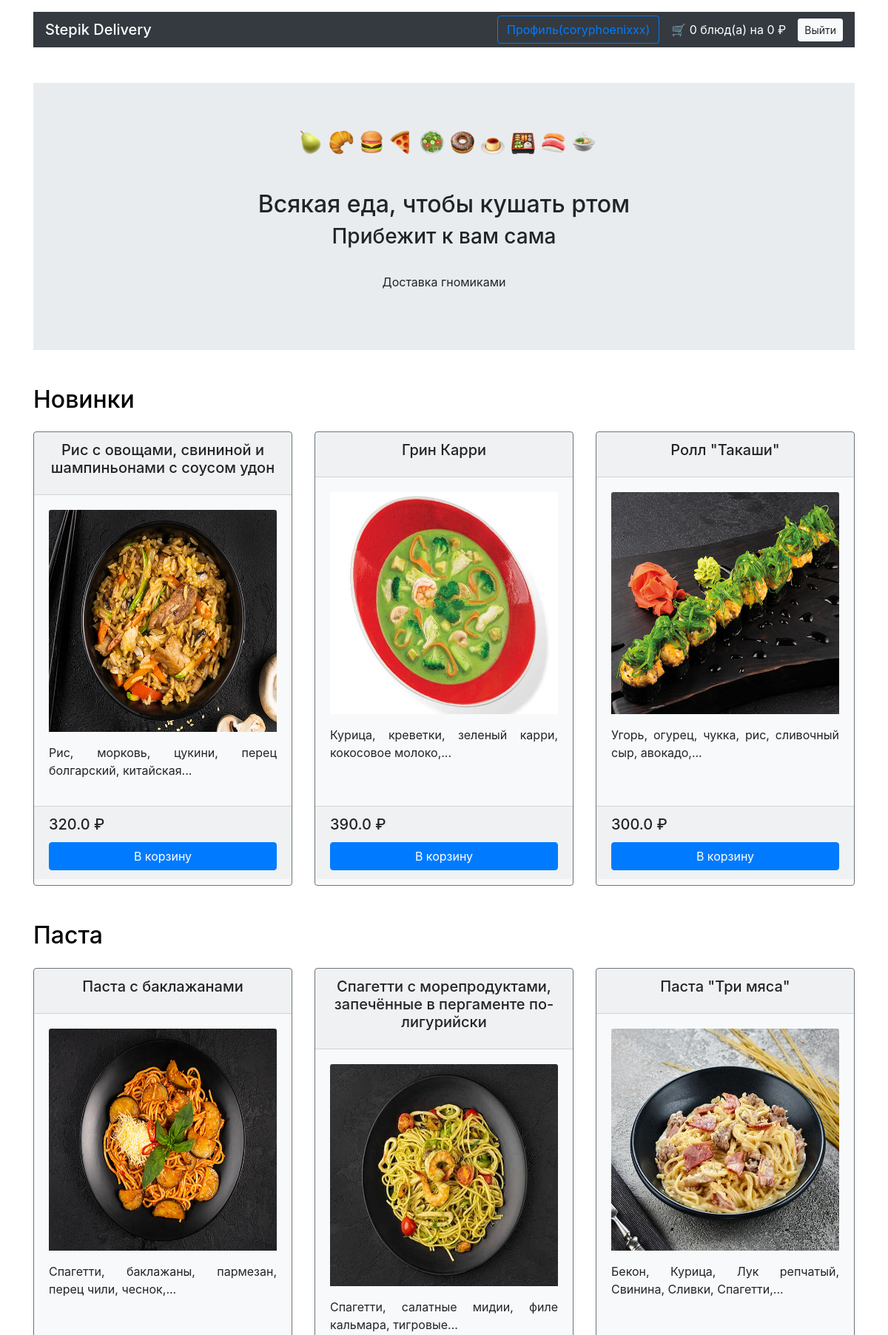
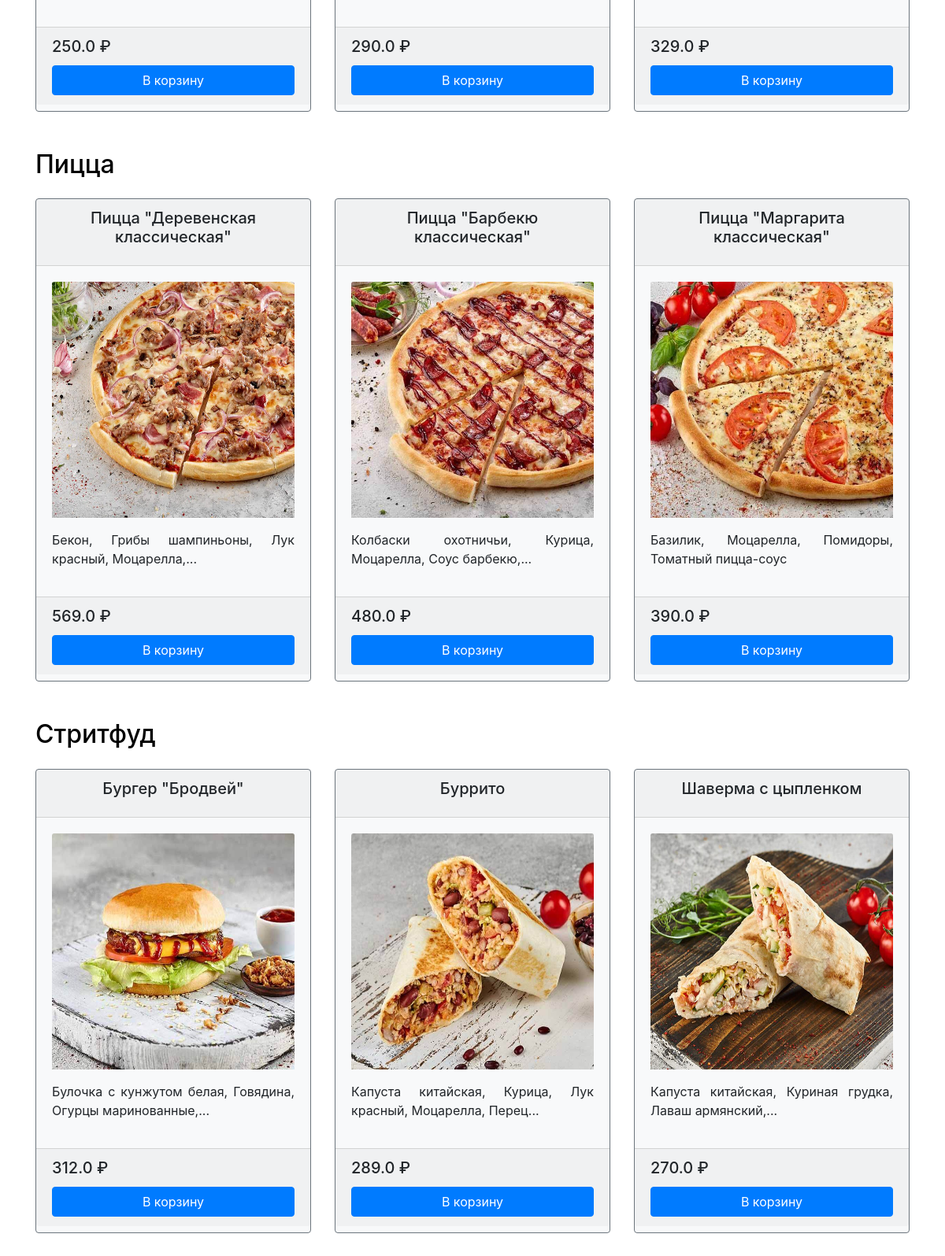
The page / (signed in, upper part) on the database its author committed (2 pictures, top to bottom).
### models.py (models this page shows)
class Category(db.Model):
    __tablename__ = 'categories'
    id = db.Column(db.Integer, primary_key=True)
    title = db.Column(db.String, nullable=False, unique=True)
    dishes = db.relationship('Dish', secondary=dishes_categories_association, back_populates='categories')

class Dish(db.Model):
    __tablename__ = 'dishes'
    id = db.Column(db.Integer, primary_key=True)
    title = db.Column(db.String, nullable=False, unique=True)
    price = db.Column(db.REAL, nullable=False)
    desc = db.Column(db.String, nullable=False)
    pic = db.Column(db.String, nullable=False)
    categories = db.relationship('Category', secondary=dishes_categories_association, back_populates='dishes')

### views.py (the view, shortened to what this page needs)
@app.route('/', methods=['GET', 'POST'])
def render_main():
    cart = session.get('cart', {'total_cost': 0, 'dishes_list': []})
    session['cart'] = cart
    form = DishForm()
    categories = db.session.query(Category).order_by(Category.id.desc()).all()
    return render_template('main.html', cats=categories, cart=cart, form=form, email=session.get('email', False))

### forms.py
class DishForm(FlaskForm):
     dish_id = IntegerField()
     category = StringField()
     submit = SubmitField()

### app.py (called while the page is built)
def shuffle(seq):
    random.shuffle(seq)
    return seq

### templates/main.html (shortened to what this page needs)
{% extends 'base.html' %}
{% block main %}
  <main class="container mt-3">
    <section class="my-5 jumbotron jumbotron-fluid">
      <div class="text-center">
        <img class="ml-2" alt="" width="401" height="33">
        <h1 class="h2 mt-5 m-2">Всякая еда, чтобы кушать ртом</h1>
        <h2 class="h3">Прибежит к вам сама</h2>
        <p class="pt-4">Доставка гномиками</p>
      </div>
    </section>
    {% for cat in cats %}
    <section id="{{ cat.title }}" >
      <h2 class="mt-5 mb-1"><a href="#{{ cat.title }}" style="text-decoration: none; color: black;">{{ cat.title }}</a></h2>
      <div class="row mt-4">
        {% for dish in (cat.dishes | shuffle)[:3] %}
        <div class="col-12 col-md-4">
            <div class="card mb-3 h-100 w-300 bg-light border-secondary">
                <div class="card-header h-30">
                    <h4 class="h5 card-title text-center">{{ dish.title }}</h4>
                </div>
                <div class="card-body">
                    <img src=/static/pictures/{{ dish.pic }} width="240" height="300" class="card-img-top" alt="">
                    <p class="card-text text-justify mt-3">{{ dish.desc | truncate(60) }}</p>
                </div>
                <div class="h5 card-footer">
                    <h4 class="h5 card-title">{{ dish.price }} ₽</h4>
                    <form action="/#" method="POST">
                        {{ form.submit(class="btn btn-primary btn-block", value="В корзину") }}
                    </form>
                </div>
            </div>
        </div>
        {% endfor %}
      </div>
    </section>
    {% endfor %}
  </main>
{% endblock %}

### templates/base.html (style rules this page uses)
html { position: relative; min-height: 100%; }
body { margin-bottom: 60px; }

### rows shown on the page
Category: title "Новинки"
Dish: title "Рис с овощами, свининой и шампиньонами с соусом удон", pic (picture), desc "Рис, морковь, цукини, перец болгарский, китайская...", price "320.0"
Dish: title "Грин Карри", pic (picture), desc "Курица, креветки, зеленый карри, кокосовое молоко,...", price "390.0"
Dish: title "Ролл \"Такаши\"", pic (picture), desc "Угорь, огурец, чукка, рис, сливочный сыр, авокадо,...", price "300.0"
Category: title "Паста"
Dish: title "Паста с баклажанами", pic (picture), desc "Спагетти, баклажаны, пармезан, перец чили, чеснок,...", price "250.0"
Dish: title "Спагетти с морепродуктами, запечённые в пергаменте по-лигурийски", pic (picture), desc "Спагетти, салатные мидии, филе кальмара, тигровые...", price "290.0"
Dish: title "Паста \"Три мяса\"", pic (picture), desc "Бекон, Курица, Лук репчатый, Свинина, Сливки, Спагетти,...", price "329.0"
Category: title "Пицца"
Dish: title "Пицца \"Деревенская классическая\"", pic (picture), desc "Бекон, Грибы шампиньоны, Лук красный, Моцарелла,...", price "569.0"
Dish: title "Пицца \"Барбекю классическая\"", pic (picture), desc "Колбаски охотничьи, Курица, Моцарелла, Соус барбекю,...", price "480.0"
Dish: title "Пицца \"Маргарита классическая\"", pic (picture), desc "Базилик, Моцарелла, Помидоры, Томатный пицца-соус", price "390.0"
Category: title "Стритфуд"
Dish: title "Бургер \"Бродвей\"", pic (picture), desc "Булочка с кунжутом белая, Говядина, Огурцы маринованные,...", price "312.0"
Dish: title "Буррито", pic (picture), desc "Капуста китайская, Курица, Лук красный, Моцарелла, Перец...", price "289.0"
Dish: title "Шаверма с цыпленком", pic (picture), desc "Капуста китайская, Куриная грудка, Лаваш армянский,...", price "270.0"

### other values the page prints
{{ email.split('@')[0] }} "coryphoenixxx"
{{ cart['dishes_list'] | length }} "0"
{{ cart['total_cost'] }} "0"
